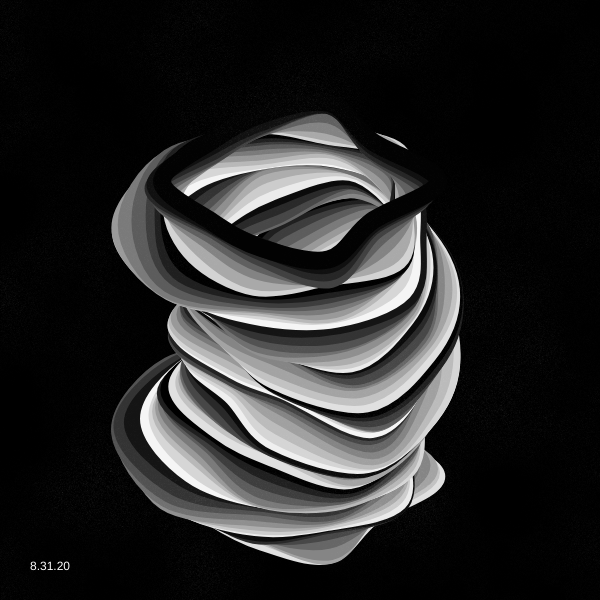
Frame 1 (no input)
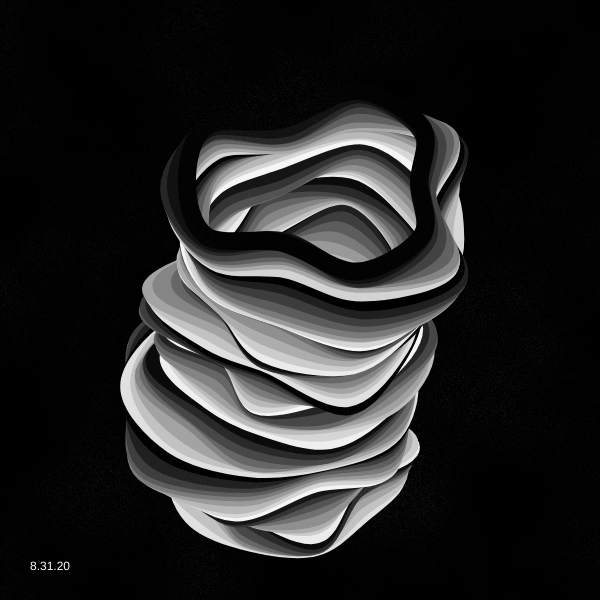
Frame 60 (no input)
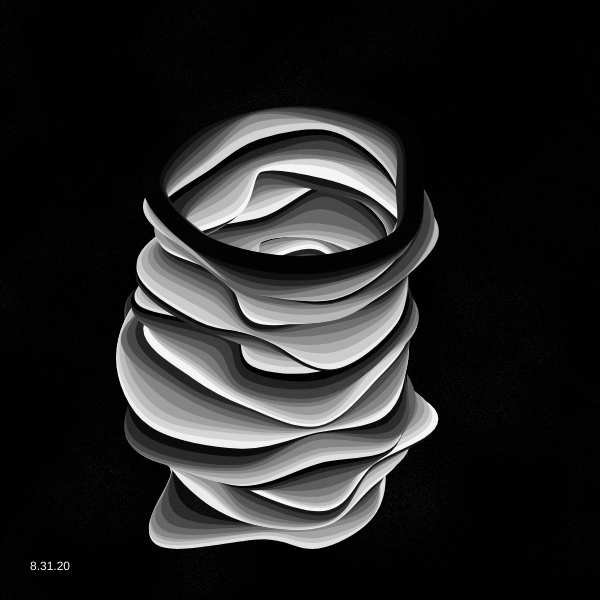
Frame 120 (the mouse pressed at the canvas centre since frame 60)

The p5.js sketch that drew these frames (run headless with seeded random() and noise() and a simulated clock; from frame 60 on, the mouse is pressed at the canvas centre):

// p5.js sketch
// ── sketch.js

function setup() {
  createCanvas(600, 600);
  background(100);
  
  //gra
  gra = createGraphics(width, height);
  gra.noStroke();
  for (let i = 0; i < 300000; i++) {
    let x = random(width);
    let y = random(height);
    let s = noise(x*0.01, y*0.01)*width*0.002;
    gra.fill(255,10);
    gra.rect(x, y, s, s);
  } 
  
}

function draw() {
  background(0);
  let angleStep = TAU/10;
  let baseRadius = width*0.2;
  let noiseScale = 2;
  let hei = height*0.5;
  let strokeW = baseRadius*0.15;
  noFill();
  strokeWeight(strokeW);
  push();
  translate(width/2,height*0.55);
  
  for(let yoff = hei/2; yoff >= -hei/2; yoff-=strokeW/5)
  {
    let colorRatio = map(yoff,hei/2,-hei/2,10,0);
    let coli = int(colorRatio);
    colorRatio = colorRatio%1;
    if(coli == 0)colorRatio=pow(colorRatio,1.5);
    if(coli == 5)colorRatio=pow(colorRatio,0.8);
    let col = lerpColor(color(0), color(255),colorRatio);
    stroke(col, 20);
    beginShape();
    for(let angle = 0 ; angle < TAU+angleStep*3; angle+=angleStep){
      let centerOff = noise((frameCount/50+yoff/100)*0.3)-0.5;
      let x = cos(angle)+centerOff;
      let y = sin(angle);
      let nv = noise((x+10)*noiseScale,y*noiseScale,(yoff*noiseScale + frameCount)/100);
      let radius = baseRadius*(1+map(nv,0,1,-0.8,0.8));
      curveVertex(x*radius,y*radius*0.7+yoff);
    }
    endShape();
  }
  pop();
  
  image(gra,0,0);

  fill(255);
  text("8.31.20", 30, height-30);
}
